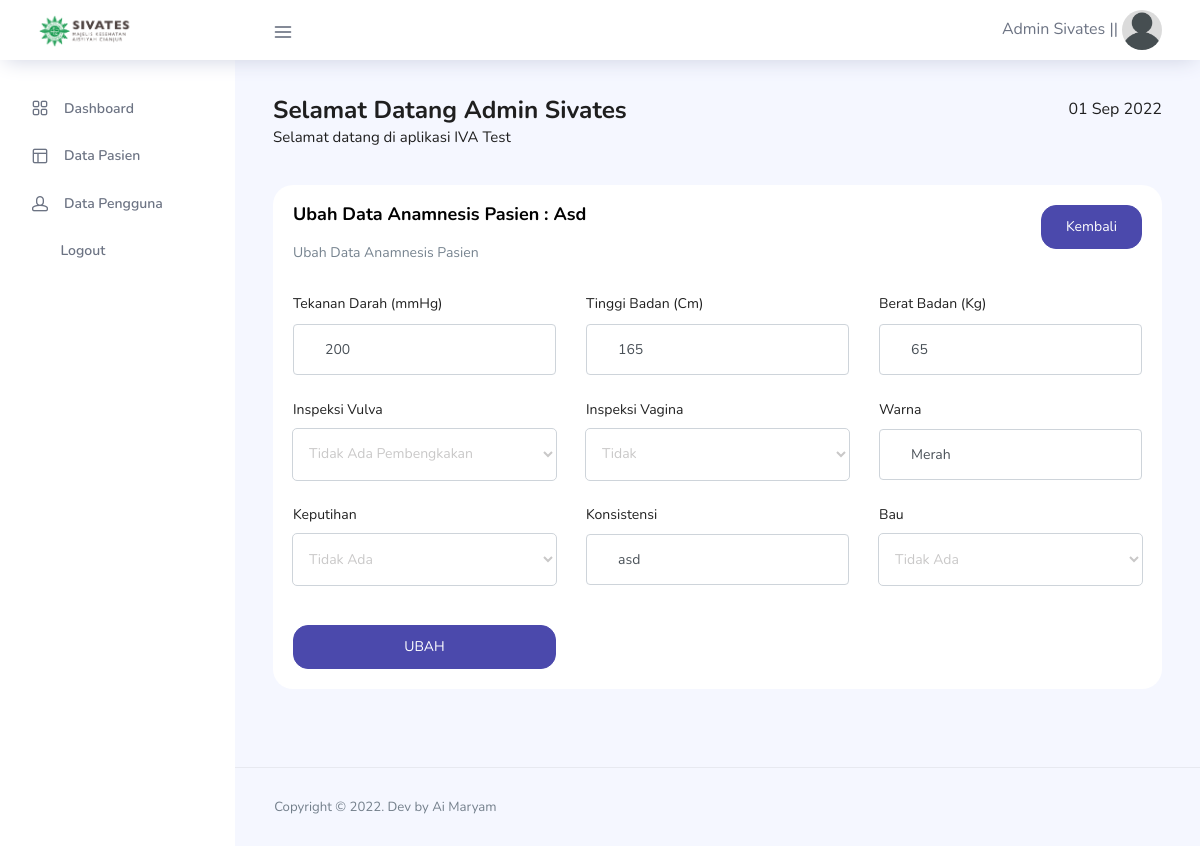
The page /view_pasien/pasien_data_objektif_edit.php?id_data_objektif=1 (signed in) on the database as committed earlier.
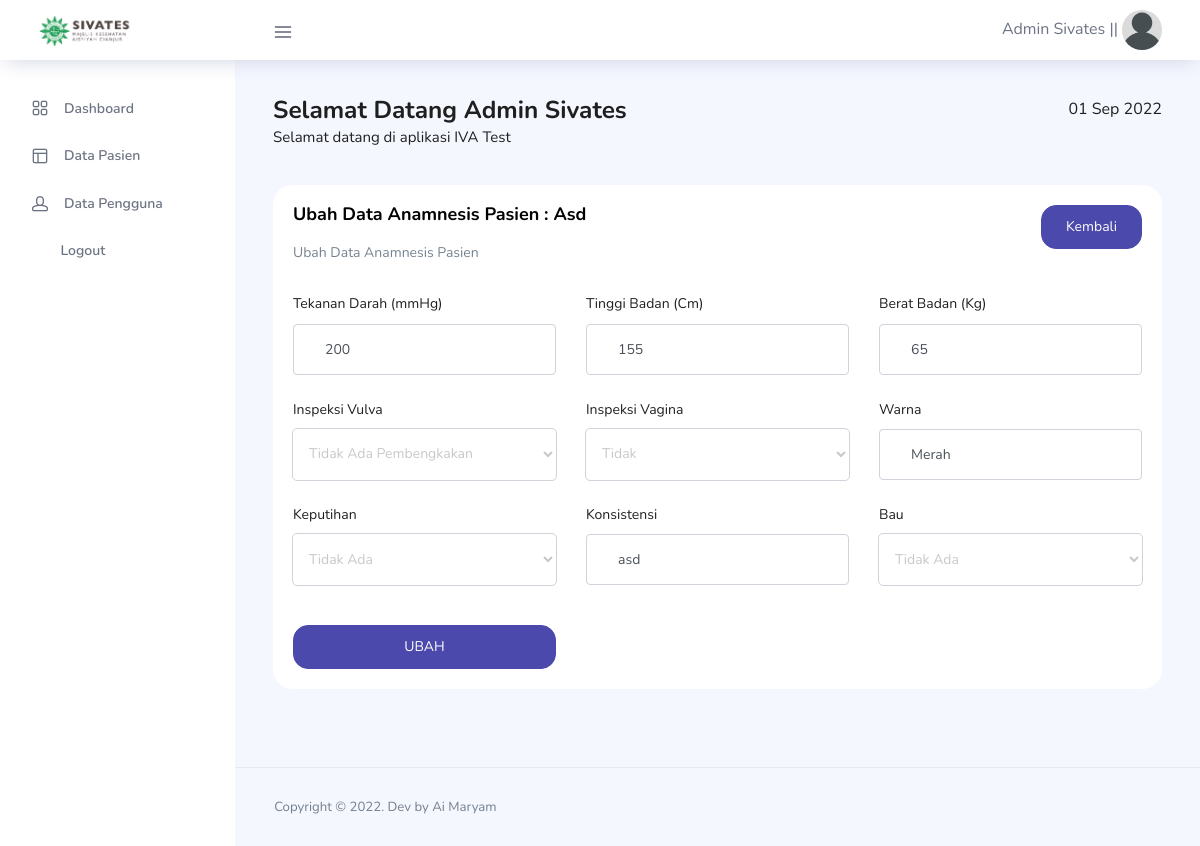
The same page on the database as committed later.
### tables this page shows
CREATE TABLE `data_objektif` (
  `id_data_objektif` int(11) NOT NULL,
  `pasien_id` int(11) NOT NULL,
  `tekanan_darah` int(11) NOT NULL,
  `tinggi_badan` int(11) NOT NULL,
  `berat_badan` int(11) NOT NULL,
  `inspeksi_vulva` int(1) NOT NULL,
  `inspeksi_vagina` int(1) NOT NULL,
  `warna` varchar(125) NOT NULL,
  `keputihan` int(1) NOT NULL,
  `konsistensi` varchar(125) NOT NULL,
  `bau` int(11) NOT NULL
);

CREATE TABLE `data_pasien` (
  `id_pasien` int(11) NOT NULL,
  `nama` varchar(255) NOT NULL,
  `agama` varchar(125) NOT NULL,
  `suku_bangsa` varchar(125) NOT NULL,
  `tempat_lahir` varchar(125) NOT NULL,
  `tanggal_lahir` date NOT NULL,
  `umur` int(11) NOT NULL,
  `pendidikan` varchar(128) NOT NULL,
  `pekerjaan` varchar(128) NOT NULL,
  `nama_suami` varchar(255) NOT NULL,
  `agama_suami` varchar(125) NOT NULL,
  `tempat_lahir_suami` varchar(125) NOT NULL,
  `tanggal_lahir_suami` date NOT NULL,
  `pendidikan_suami` varchar(125) NOT NULL,
  `pekerjaan_suami` varchar(125) NOT NULL,
  `alamat` varchar(255) NOT NULL,
  `jumlah_anak` int(11) NOT NULL,
  `riwayat_kb` varchar(125) NOT NULL,
  `riwayat_penyakit_menahun` varchar(255) NOT NULL,
  `keluhan` varchar(255) NOT NULL,
  `tanggal_pendaftaran` date NOT NULL,
  `date_created` date NOT NULL,
  `is_active` int(11) NOT NULL
);

### functions.php (called while the page is built, shortened)
<?php
$conn = mysqli_connect("localhost", "root", "", "db_sivates");
function query($query)
{
    global $conn;
    $result = mysqli_query($conn, $query);
    $rows = [];
    while ($row = mysqli_fetch_assoc($result)) {
        $rows[] = $row;
    }
    return $rows;
}

### view_pasien/pasien_data_objektif_edit.php (the view, shortened to what the changed rows need)
<?php
include "../templates/header.php";
include "../templates/topbar.php";
include "../templates/aside.php";
$id = $_GET["id_data_objektif"];
$data_objektif = query("SELECT * FROM data_objektif
                INNER JOIN data_pasien
                ON data_objektif.pasien_id = data_pasien.id_pasien
                WHERE id_data_objektif = $id")[0];
?>
<div class="row">
    <div class="col-lg-12 grid-margin stretch-card">
        <div class="card">
            <div class="card-body">
                <div class="row">
                    <div class="col">
                        <h4 class="card-title">Ubah Data Anamnesis Pasien : <?= $data_objektif["nama"]; ?></h4>
                        <p class="card-description">
                            Ubah Data Anamnesis Pasien
                        </p>
                    </div>
                </div>
                <form class="pt-3" action="" method="POST">
                    <div class="row">
                        <div class="col-12 col-lg-4 col-md-6 form-group">
                            <label for="tekanan_darah">Tekanan Darah (mmHg)</label>
                            <input type="text" class="form-control form-control-lg" id="tekanan_darah" value="<?= $data_objektif["tekanan_darah"]; ?>" name="tekanan_darah">
                        </div>
                        <div class="col-12 col-lg-4 col-md-6 form-group">
                            <label for="tinggi_badan">Tinggi Badan (Cm)</label>
                            <input type="text" class="form-control form-control-lg" id="tinggi_badan" value="<?= $data_objektif["tinggi_badan"]; ?>" name="tinggi_badan">
                        </div>
                        <div class=" col-12 col-lg-4 col-md-6 form-group">
                            <label for="berat_badan">Berat Badan (Kg)</label>
                            <input type="text" class="form-control form-control-lg" id="berat_badan" value="<?= $data_objektif["berat_badan"]; ?>" name="berat_badan">
                        </div>
                        <div class="col-12 col-lg-4 col-md-6 form-group">
                            <label for="inspeksi_vulva">Inspeksi Vulva</label>
                            <select class="form-control form-control-lg" id="inspeksi_vulva" name="inspeksi_vulva">
                                <option value="<?= $data_objektif["inspeksi_vulva"]; ?>">
                                    <?php if ($data_objektif["inspeksi_vulva"] < 1) : ?>
                                        Tidak Ada Pembengkakan
                                    <?php else : ?>
                                        Ada Pembengkakan
                                    <?php endif; ?>
                                </option>
                            </select>
                        </div>
                        <div class="col-12 col-lg-4 col-md-6 form-group">
                            <label for="inspeksi_vagina">Inspeksi Vagina</label>
                            <select class="form-control form-control-lg" id="inspeksi_vagina" name="inspeksi_vagina">
                                <option value="<?= $data_objektif["inspeksi_vagina"]; ?>">
                                    <?php if ($data_objektif["inspeksi_vagina"] < 1) : ?>
                                        Tidak
                                    <?php else : ?>
                                        Ya
                                    <?php endif; ?>
                                </option>
                            </select>
                        </div>
                        <div class="col-12 col-lg-4 col-md-6 form-group">
                            <label for="warna">Warna</label>
                            <input type="text" class="form-control form-control-lg" id="warna" value="<?= $data_objektif["warna"]; ?>" name="warna">
                        </div>
                        <div class="col-12 col-lg-4 col-md-6 form-group">
                            <label for="keputihan">Keputihan</label>
                            <select class="form-control form-control-lg" id="keputihan" name="keputihan">
                                <option value="<?= $data_objektif["keputihan"]; ?>">
                                    <?php if ($data_objektif["keputihan"] < 1) : ?>
                                        Tidak Ada
                                    <?php else : ?>
                                        Ada
                                    <?php endif; ?>
                                </option>
                            </select>
                        </div>
                        <div class="col-12 col-lg-4 col-md-6 form-group">
                            <label for="konsistensi">Konsistensi</label>
                            <input type="text" class="form-control form-control-lg" id="konsistensi" value="<?= $data_objektif["konsistensi"]; ?>" name="konsistensi">
                        </div>
                        <div class="col-12 col-lg-4 col-md-6 form-group">
                            <label for="bau">Bau</label>
                            <select class="form-control form-control-lg" id="bau" name="bau">
                                <option value="<?= $data_objektif["bau"]; ?>">
                                    <?php if ($data_objektif["bau"] < 1) : ?>
                                        Tidak Ada
                                    <?php else : ?>
                                        Ada
                                    <?php endif; ?>
                                </option>
                            </select>
                        </div>
                    </div>
                </form>
            </div>
        </div>
    </div>
</div>
<?php
include "../templates/footer.php";
?>

Rows that differ between the two databases and show on the page:
changed data_objektif "Tidak Ada Pembengkakan": tinggi_badan "165" → "155"
